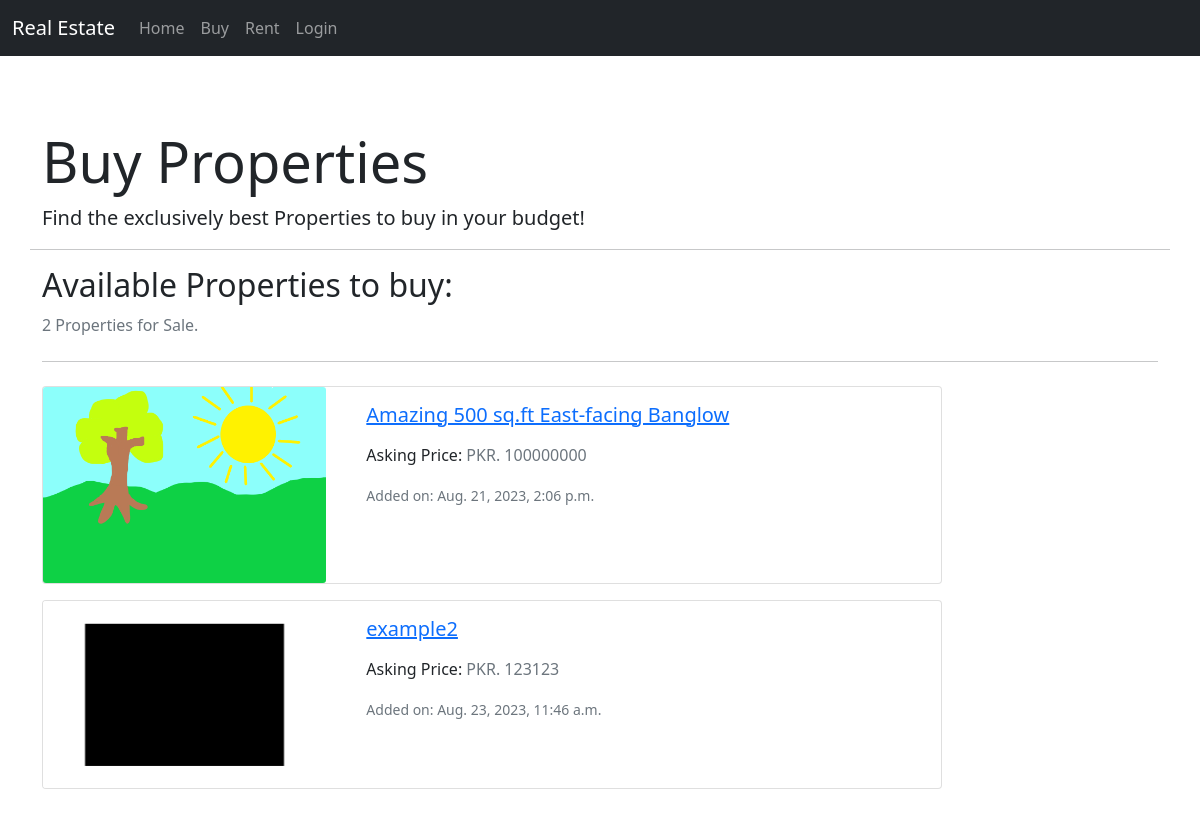
The app's page /buy/, older data.
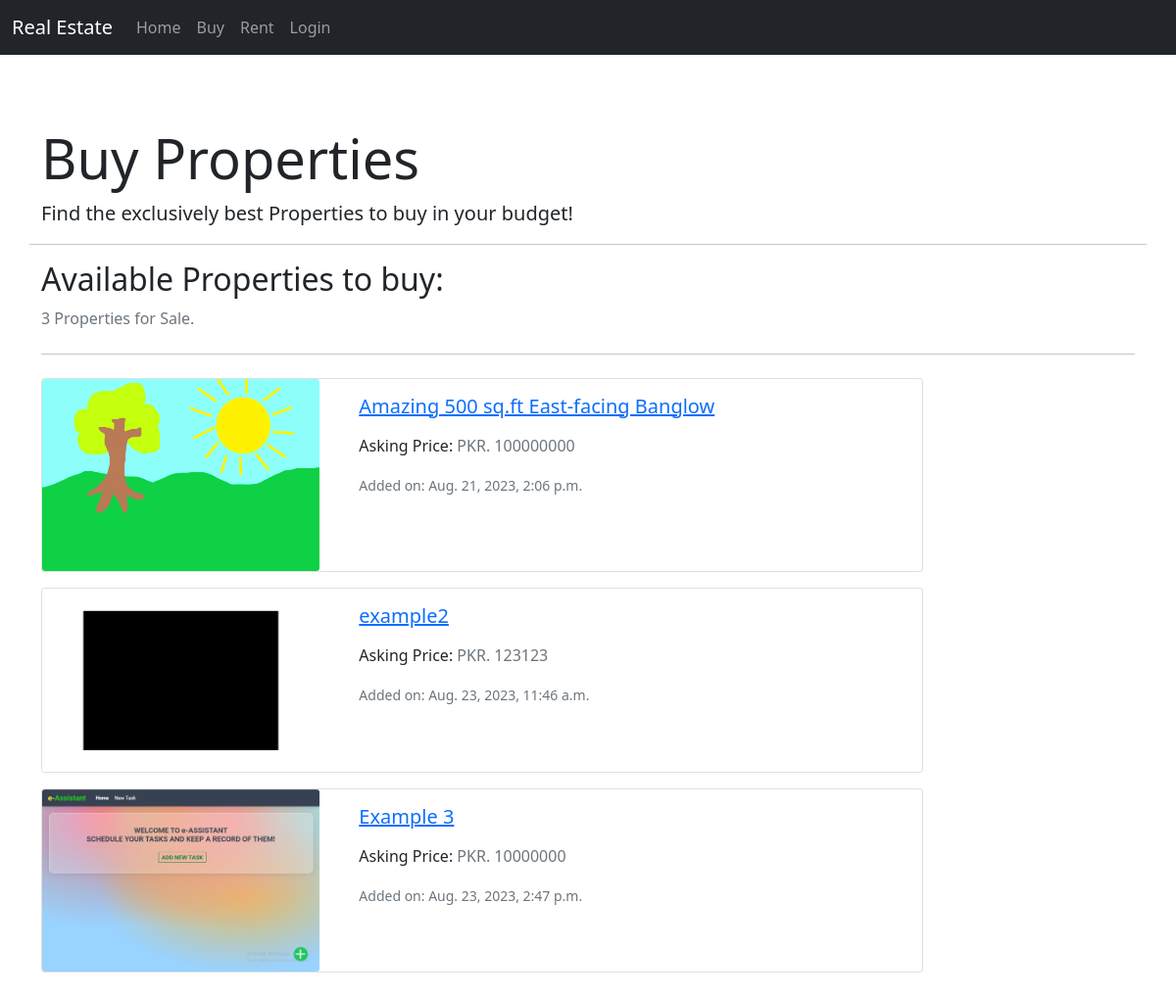
The same page, newer data.
### market/models.py (models this page shows, shortened)
class Property(models.Model):
    UNIT_CHOICES = [
        ("Square feet", "sq.ft"),
        ("Square meters", "sq.m"),
        ("Marla", "marla"),
        ("Kanal", "kanal"),
    ]
    SALE_CHOICES = [
        ("Sell", "Sell"),
        ("Rent", "Rent"),
    ]
    PROVINCE_CHOICES = [
        ("Sindh", "S"),
        ("Punjab", "P"),
        ("Balochistan", "B"),
        ("KPK", "K"),
    ]
    title = models.CharField(max_length=300, blank=True, null=True)
    owner = models.ForeignKey(
        settings.AUTH_USER_MODEL, on_delete=models.CASCADE, blank=True, null=True)
    type = models.ForeignKey(
        PropertyType, on_delete=models.CASCADE, related_name="property", blank=True, null=True)
    sale_type = models.CharField(
        max_length=10, choices=SALE_CHOICES, blank=True, null=True)
    address = models.CharField(max_length=500, blank=True, null=True)
    price = models.IntegerField(blank=True, null=True)
    size = models.IntegerField(blank=True, null=True)
    size_unit = models.CharField(
        choices=UNIT_CHOICES, blank=True, null=True, max_length=100)
    description = models.TextField(blank=True, null=True)
    province = models.CharField(
        choices=PROVINCE_CHOICES, max_length=40, null=True, blank=True)
    city = models.ForeignKey(
        City, on_delete=models.CASCADE, related_name="property_city", null=True, blank=True)
    area = models.ForeignKey(
        Area, on_delete=models.CASCADE, related_name="area", null=True, blank=True)
    property_pic = models.ImageField(
        upload_to=property_pic_path, blank=True, null=True)
    added_at = models.DateTimeField(
        default=timezone.now, blank=True, null=True)

### market/views.py (the view)
# urls.py: path('buy/', BuyView, name="buy"),
def BuyView(request):
    listings = Property.objects.filter(sale_type="Sell")
    quantity = listings.count()
    property_noun = "Property"
    if (quantity > 1):
        property_noun = "Properties"
    return render(request, 'market/buy.html', {'listings': listings, 'property_noun': property_noun, 'quantity': quantity})

### market/templates/market/buy.html (shortened to what this page needs)
{% extends 'market/base.html' %}
{% block content %}
<section class="container mt-5">
  <div class="row">
    <div class="col-md-8">
      <h1 class="display-4">Buy Properties</h1>
      <p class="lead">Find the exclusively best Properties to buy in your budget!</p>
    </div>
    <hr>
    <div>
      <h2 class="mb-2">Available Properties to buy:</h2>
      <p class="text-muted mb-4">{{ quantity }} {{property_noun}} for Sale.</p>
      <hr class="mb-4">
      {% if listings %}
        <div>
            {% for i in listings %}
                <div class="card mb-3" style="max-width: 900px;">
                <div class="row no-gutters">
                    <div class="col-md-4">
                    <img src="{% if i.property_pic %}{{ i.property_pic.url }}{% else %}https://static.vecteezy.com/system/resources/previews/014/554/760/original/man-profile-negative-photo-anonymous-silhouette-human-head-businessman-worker-support-illustration-vector.jpg{% endif %}"  class="card-img img-fluid" style="object-fit: cover; height: 100%; max-height: 200px;" alt="">
                    </div>
                    <div class="col-md-8">
                    <div class="card-body">
                        <a href="{% url 'market:listing_data' i.id %}">
                        <h5 class="card-title">{{ i.title }}</h5>
                        </a>
                        <p class="card-text">Asking Price: <span class="text-muted">PKR. {{ i.price }}</span></p>
                        <div ><small class="text-muted">Added on: {{ i.added_at }}</small></div>
                    </div>
                    </div>
                </div>
                </div>
            {% endfor %}
        </div>
      {% endif %}
    </div>
  </div>
</section>
{% endblock %}

Row changes from the older to the newer data that the page shows:
added Property: property_pic (picture), title "Example 3", price "10000000", added_at "Aug. 23, 2023, 2:47 p.m."
Text that changed along with them:
{{ quantity }}: "2" → "3"
